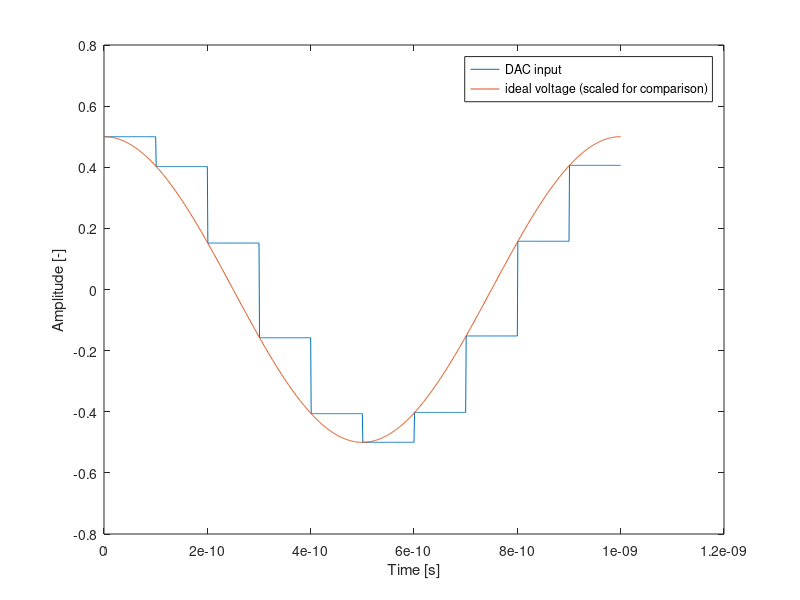
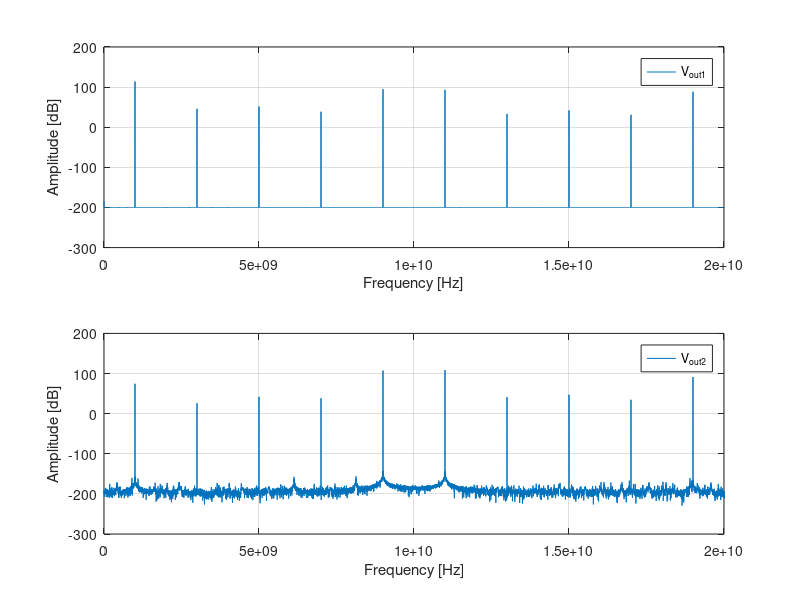

MATLAB code for these plots, in order: (Note: this script raises an error after producing the figures.)
% Cleanup
clear all;
close all;
clc;

clear;
close all;

% Set the Larmor frequencies of the qubits (3 qubits)
f0 = [11e9, 12e9, 13e9];

% Set the Rabi frequencies
fR = [1e6, 1e6, 1e6];

%define microwave frequency
fosc=10e9; %[Hz]


%number of bits of the DAC
N=10;

%sample frequency of the DAC
fsample=10e9;

% define input signal
% input amplitude 
A=[10e-3 0 0]; %[V]
% input frequency 
fin=[1 2 3]*1e9; %[Hz]
% inout phases
ph_in=[0 0 0]; %[rad]

% total simulation time. It is computed as the time needed for a pi
% rotation for Q1
T=1/fR(1)/2; %[s]
% simulation time step
dt=1e-12; %[s]
% define time vector
t=dt:dt:T; %[s]


% input signal
in=A(1)*cos(2*pi*fin(1)*t+ph_in(1))+...
    A(2)*cos(2*pi*fin(2)*t+ph_in(2))+...
    A(3)*cos(2*pi*fin(2)*t+ph_in(3)); %[V]

%sampling the input signal
in_sampled=in(1:1/(fsample*dt):end);

%quantize the signal on N-bit
%first, scale the signal to fit in [0:2^N-1] range, then round it
Din=round((in_sampled-min(in))/(max(in)-min(in))*(2^N-1));

%DAC output range
DAC_or=1; %[V]
%DAC step
LSB=DAC_or/(2^N-1);
%define DAC array
DAC=LSB*[0 ones(1,2^N-1)];
output_levels=cumsum(DAC);

VDAC=output_levels(Din+1);

%add S/H
tmp=ones(1/(fsample*dt),1)*VDAC;
VoutDAC=tmp(:)'-DAC_or/2;
clear tmp

figure
plot(t(1:1000),VoutDAC(1:1000),t(1:1000),(in(1:1000)-min(in))/(max(in)-min(in))*DAC_or-DAC_or/2);
xlabel('Time [s]')
ylabel('Amplitude [-]')
legend('DAC input','ideal voltage (scaled for comparison)')

G1=4/sinc(fin(1)/fsample); %[-]

Vout1=G1*VoutDAC;

Vmix=Vout1.*cos(2*pi*t*fosc);

G2=1; %[-]

Vout2=G2*Vmix;


%compute fft
V2=abs(fft(Vout2));
V2dB=20*log10(V2); %[dB]
V1=abs(fft(Vout1)+1e-10);
V1dB=20*log10(V1); %[dB]
% FFT resolution
fres=1/T; %[Hz]
% maximum FFT frequency
fmax=1/dt; %[Hz]
% frequency vector
f=0:fres:(fmax-fres); %[Hz]

%% plot FFT
figure
subplot(2,1,1)
plot(f,V1dB)
xlabel('Frequency [Hz]')
ylabel('Amplitude [dB]')
legend('V_{out1}')
xlim([0 20]*1e9)
grid

subplot(2,1,2)
plot(f,V2dB)
hold off
xlabel('Frequency [Hz]')
ylabel('Amplitude [dB]')
legend('V_{out2}')
xlim([0 20]*1e9)
grid

%%
% Simulate and plot
[U, probabilities] = spine(fR, f0, dt, Vout2, 10);


% Compute fidelity of the operation on qubit 1
% Ideal transformation representing a pi-rotation around X
 Uideal = [0 1;
           1 0];
% Compute fidelity by comparing the actual transformation to the ideal one
F1 = fidelity(U(:, :, 1), Uideal);

% For the other 2 qubits, we would like to compare the actual transormation
% to the identity operation (I). However, any leakage form the driving
% signal is going to induce Z-rotations on the qubits. Such rotations can
% be easily cancelled by software, i.e. by not applying any extra
% electrical pulse. This correction is currently not implemented in this
% code to make it easier for the students. However, for the simple case in
% which the qubits ar einitialized in |0>, the fidelity on idel qubits can
% be simply computed by measuring the qubit along Z. This measurmenet is
% insensitive with respect to rotazion around Z.
F2=probabilities(3,end,2);
F3=probabilities(3,end,3);


disp(['Fidelity of qubit 1: ' num2str(F1*100) '%']);
disp(['Fidelity of qubit 2: ' num2str(F2*100) '%']);
disp(['Fidelity of qubit 3: ' num2str(F3*100) '%']);